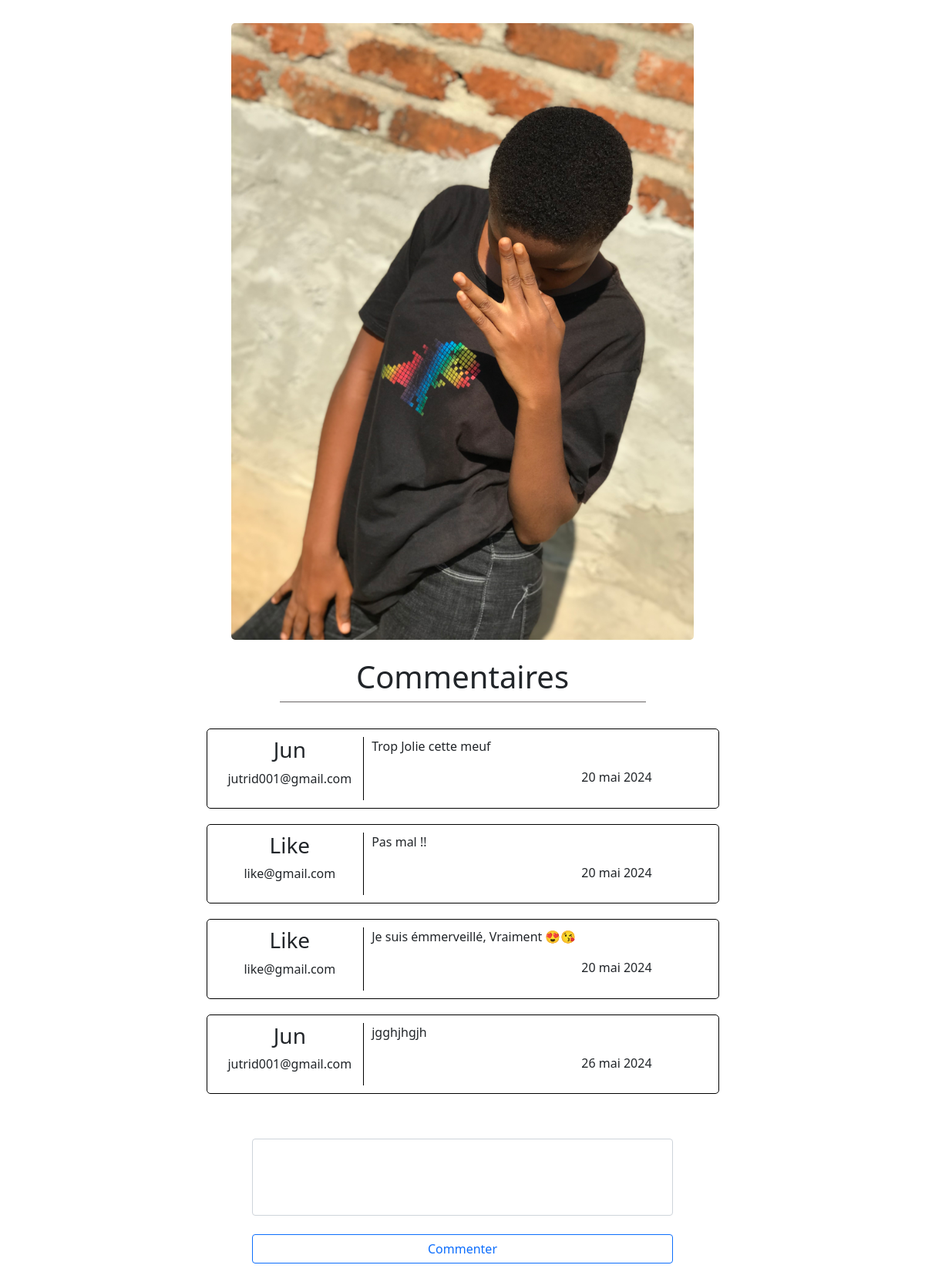
Page /Commentaire4 on the committed database.
### surnatural_app/models.py (models this page shows, shortened)
class Publications(models.Model):
    img = models.ImageField(upload_to='img')
    designation = models.CharField(max_length=50)
    date_pub = models.DateField(auto_now=True)
    user = models.ManyToManyField(User, through='Reactions')
    class Meta():
        db_table = 'Publications'

class Reactions(models.Model):
    commentaire = models.TextField(max_length=500, null=True)
    date_rea = models.DateField(auto_now=True)
    user = models.ForeignKey(User, on_delete=models.CASCADE)
    publication = models.ForeignKey(Publications, on_delete=models.CASCADE)
    class Meta():
        db_table = 'Reaction'

### surnatural_app/views.py (the view, shortened to what this page needs)
# urls.py: path('Commentaire<int:id>', comment, name='commentaires'),
def comment(request, id):
    pub = Publications.objects.get(id=id)
    reaction = Reactions.objects.filter(publication_id=id)
    return render(request, 'application/comment.html', context={'reactions':reaction, 'pub':pub})

### templates/application/comment.html (shortened to what this page needs)
<!DOCTYPE html>
<html lang="fr">
{% load static %}
<head>
    <link rel="stylesheet" href="{% static 'css/bootstrap.css' %}">
    <link rel="stylesheet" href="{% static 'css/style.css' %}">
</head>
<body>
    <div class="container">
        <div class="row">
            <div class="col-md-8 mx-auto" style="width: min-content;">
                <img src="/media/{{pub.img}}" style="margin-top: 30px; border-radius: 5px;" width="600" alt="">
            </div>
        </div>
        <div class="row">
            <div class="col-5 mx-auto my-4" style="border-bottom: 1px solid rgb(105, 101, 101);">
                <h1 style="text-align: center;">Commentaires</h1>
            </div>
        </div>
        <div class="row">
            {% for reacrion in reactions %}
                <div class="col-md-10 col-lg-7 mx-auto" style="border: 1px solid black; border-radius: 5px; display: flex;  margin: 10px 0;">
                    <div style="width: 30%; border-right: 1px solid black; margin: 10px 0;">
                        <h3 style="text-align: center;">{{reacrion.user.username}}</h3>
                        <p style="text-align: center;">{{reacrion.user.email}}</p>
                    </div>
                    <div style="padding: 10px 10px; width: 60%;">
                        <p>{{reacrion.commentaire}}</p>
                        <p style="text-align: right;">{{reacrion.date_rea}}</p>
                    </div>
                </div>
            {% endfor %}
        </div>
        <div class="row my-4">
            <div class="col-6 mx-auto">
                <form action="/Commentaire{{pub.id}}" method='post'>
                    <textarea name="commentaire" id="" class="form-control my-4" style="height: 100px; resize: none;"></textarea>
                    <input type="submit" class="form-control btn btn-outline-primary" value="Commenter">
                </form>
            </div>
        </div>
    </div>
</body>
</html>

### static/css/style.css (style rules this page uses)
:root { --main_color:rgb(126, 19, 69); }
html { scroll-behavior: smooth; }

### rows in the picture
Publications: img (picture)
Reactions: user.username "Jun", user.email "jutrid001@gmail.com", commentaire "Trop Jolie cette meuf", date_rea "20 mai 2024"
Reactions: user.username "Like", user.email "like@gmail.com", commentaire "Pas mal !!", date_rea "20 mai 2024"
Reactions: user.username "Like", user.email "like@gmail.com", commentaire "Je suis émmerveillé, Vraiment 😍😘", date_rea "20 mai 2024"
Reactions: user.username "Jun", user.email "jutrid001@gmail.com", commentaire "jgghjhgjh", date_rea "26 mai 2024"
